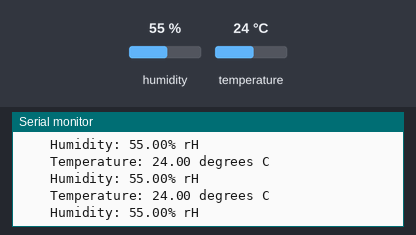
Bench run of a sketch on a simulated ESP32. On the bench: the last lines printed to the serial monitor. The inputs (shaded band) are chosen by the test bench; at power-on: humidity 55 %, temperature 24 °C.

Above: at 1.2 s.
1.3 s: humidity set to 22 %
At 1.49 s:
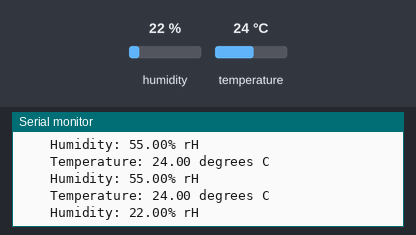
2.8 s: temperature set to 12 °C
At 2.93 s:
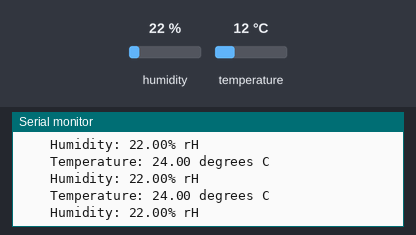
4.3 s: humidity set to 40 %
At 4.38 s:
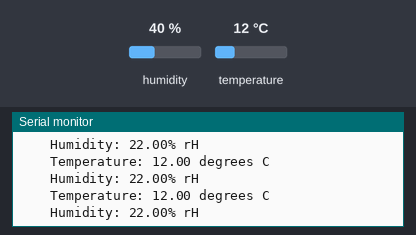
Timing chart, 0 to 7.3 s (numbered marks = the images above; inputs shaded):
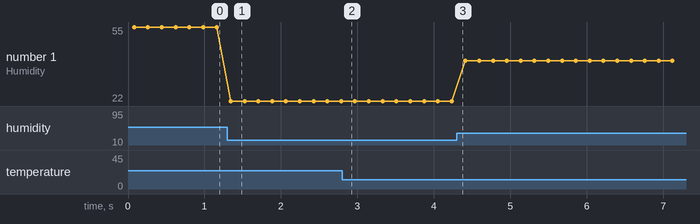

Measured:
- after the input at 1.3 s, the serial monitor: prints a new line at once (image 1)
- plotted number 1: 55 → 22 after the input at 1.3 s, 22 → 40 after the input at 4.3 s

The sketch:

read_sht4x.ino
```cpp
#include "Adafruit_SHT4x.h"

Adafruit_SHT4x sht4 = Adafruit_SHT4x();

void setup() {
  Serial.begin(115200);
  Wire.begin(41, 40);
  while (!Serial)
    delay(10);     // will pause Zero, Leonardo, etc until serial console opens

  Serial.println("Adafruit SHT4x test");
  if (! sht4.begin()) {
    Serial.println("Couldn't find SHT4x");
    while (1) delay(1);
  }
  Serial.println("Found SHT4x sensor");
  Serial.print("Serial number 0x");
  Serial.println(sht4.readSerial(), HEX);

  // You can have 3 different precisions, higher precision takes longer
  sht4.setPrecision(SHT4X_HIGH_PRECISION);

  // You can have 6 different heater settings
  // higher heat and longer times uses more power
  // and reads will take longer too!
  sht4.setHeater(SHT4X_NO_HEATER);

}

void loop() {
  sensors_event_t humidity, temp;
  sht4.getEvent(&humidity, &temp);// populate temp and humidity objects with fresh data
  float temperature = temp.temperature;
  float rel_humidity = humidity.relative_humidity;

  Serial.print("\t\tTemperature: ");
  Serial.print(temperature);
  Serial.println(" degrees C");

  Serial.print("\t\tHumidity: ");
  Serial.print(rel_humidity);
  Serial.println("% rH");

  delay(100);

  // //   serial plotter friendly format
  // Serial.print(temperature);
  // Serial.print(",");

  // Serial.print(rel_humidity);

  // Serial.println();
  // delay(100);

}
```
